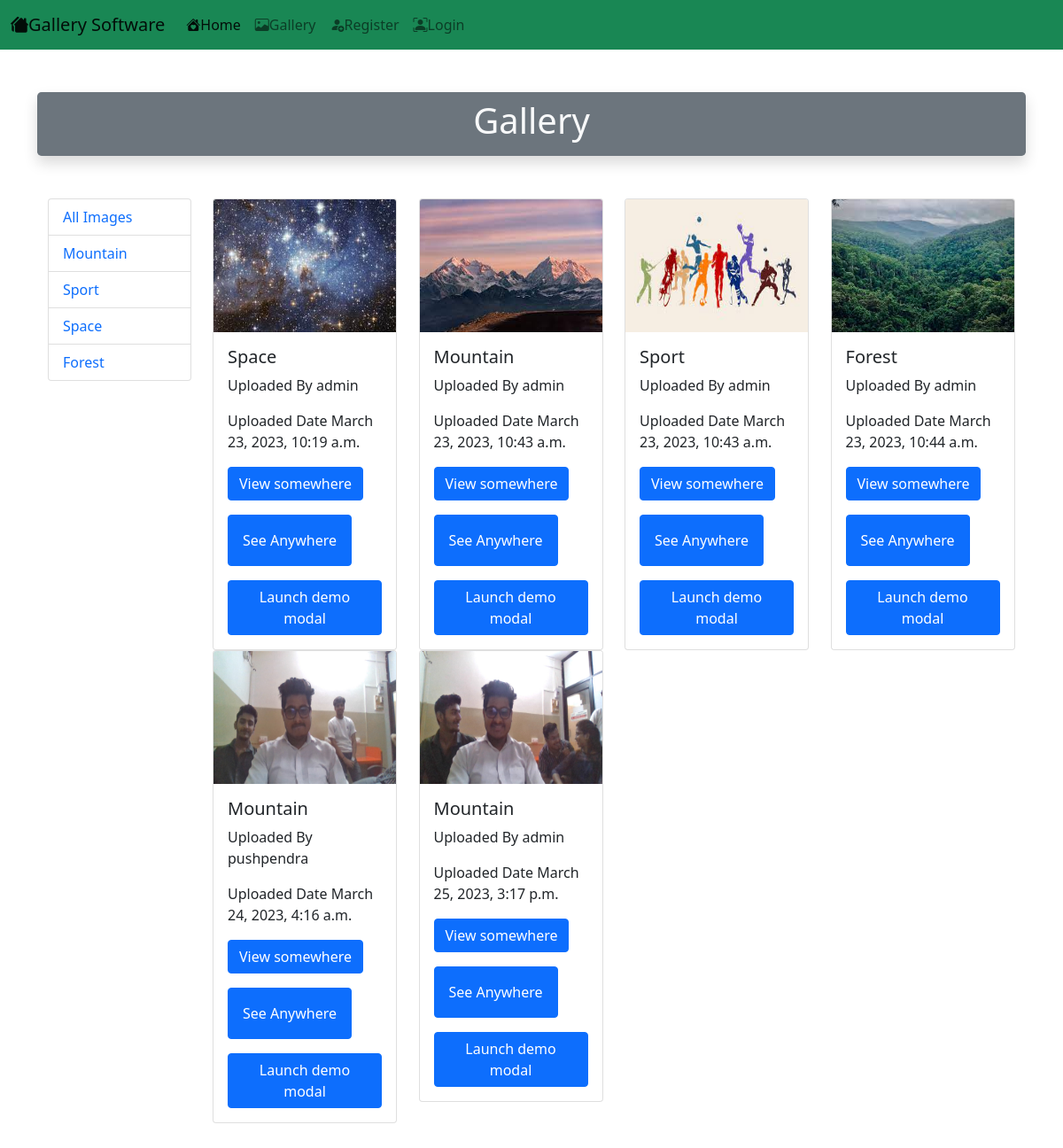
Page /gallery/ on the committed database.
### GalleryApp/models.py (models this page shows, shortened)
class CategoryModel(models.Model):
    title = models.CharField(max_length=100)

class ImageModel(models.Model):
    title = models.CharField(max_length=100)
    desc = models.TextField()
    uploaded_by =  models.CharField(max_length=100)
    uploaded_at = models.DateTimeField(auto_now_add=True)
    cat = models.ForeignKey(CategoryModel, on_delete=models.CASCADE)
    image = models.ImageField(upload_to='Uploaded_Image/')

### GalleryApp/views.py (the view, shortened to what this page needs)
# urls.py: path('gallery/',views.gallery_view.as_view(), name='gallery'),
class gallery_view(View):
    def get(self, request):
        category = CategoryModel.objects.all()
        Images = ImageModel.objects.all()
        context =  {'category':category,'Images':Images}
        return render(request, 'gallery.html', context)

### templates/gallery.html (shortened to what this page needs)
{% extends 'base.html' %}
{% load static %}
{% block body %}
<div class="container my-5 text-center bg-secondary text-light rounded-3 shadow p-2 mb-2">
    <h1 class="display-6">Gallery</h1>
</div>
<div class="container my-5">
    <div class="row">
        <div class="col-2">
            <ul class="list-group">
                <li class="list-group-item"><a href="{% url 'gallery' %}" class="text-decoration-none">All Images</a>
                    {% for i in category %}
                <li class="list-group-item"><a href="{% url 'cat' i.id %}" class="text-decoration-none">{{i.title}}</a>
                </li>
                {% endfor %}
                </li>
            </ul>
        </div>
        <div class="col-10">
            <div class="row">
                {% for i in Images %}
                <div class="col-3 ">
                    <div class="card" style="width: 13rem;">
                        <img src="{{i.image.url}}" id="myover" class="card-img-top" alt="No Image "
                            style="height: 150px;">
                        <div class="card-body">
                            <h5 class="card-title">{{i.title}}</h5>
                            <p class="card-text">Uploaded By {{i.uploaded_by}}</p>
                            <p class="card-text">Uploaded Date {{i.uploaded_at}}</p>
                            <button class="btn btn-primary" type="button" data-bs-toggle="offcanvas"
                                data-bs-target="#offcanvasRight" aria-controls="offcanvasRight">View somewhere
                            </button>
                            <a href="{% url 'viewinfo' i.id %}" class="btn btn-primary my-3 p-3" id="desc">See Anywhere
                            </a>
                            <button type="button" class="btn btn-primary" data-bs-toggle="modal"
                                data-bs-target="#exampleModal">
                                Launch demo modal
                            </button>
                        </div>
                    </div>
                </div>
                {% endfor %}
            </div>
        </div>
    </div>
</div>
{% endblock body %}

### templates/base.html (shortened to what this page needs)
<!DOCTYPE html>
{% load static %}
<html lang="en">
<head>
    <link href="https://cdn.jsdelivr.net/npm/bootstrap@5.0.2/dist/css/bootstrap.min.css" rel="stylesheet">
    <link rel="stylesheet" href="https://cdn.jsdelivr.net/npm/bootstrap-icons@1.10.3/font/bootstrap-icons.css">
    <link rel="stylesheet" href="https://cdn.jsdelivr.net/npm/bootstrap-icons@1.10.3/font/bootstrap-icons.css">
</head>
<body>
    <nav class="navbar navbar-expand-lg navbar-light bg-success">
        <div class="container-fluid">
          <a class="navbar-brand" href="#"><i class="bi bi-houses-fill"></i>Gallery Software </a>
          <div class="collapse navbar-collapse" id="navbarNav">
            <ul class="navbar-nav">
              <li class="nav-item">
                <a class="nav-link active" aria-current="page" href="{% url 'home' %}"><i class="bi bi-house-heart-fill"></i>Home</a>
              </li>
              <li class="nav-item">
                <a class="nav-link " aria-current="page" href="{% url 'gallery' %}"><i class="bi bi-image"></i>Gallery</a>
              </li>
              {% if request.user.is_authenticated %}
              <li class="nav-item">
                <a class="nav-link " aria-current="page" href="{% url 'addimage' %}"><i class="bi bi-folder-plus"></i>Add Images</a>
              </li>
              <li class="nav-item">
                <a class="nav-link " aria-current="page" href="{% url 'myupload'%}"><i class="bi bi-cloud-upload-fill"></i>My Uploads</a>
              </li>
              <li class="nav-item">
                <a class="nav-link " aria-current="page" href="{% url 'signout' %}"><i class="bi bi-box-arrow-right"></i>LogOut</a>
              </li>
              {% else %}
                <li class="nav-item">
                  <a class="nav-link " aria-current="page" href="{% url 'register' %}"><i class="bi bi-person-fill-add"></i>Register</a>
                </li>
                <li class="nav-item">
                  <a class="nav-link " aria-current="page" href="{% url 'home' %}"><i class="bi bi-person-bounding-box"></i>Login</a>
                </li>
              {% endif %}
            </ul>
          </div>
        </div>
      </nav>
    <div class="container mb-5 ">
        {% block body %}
        {% endblock body %}
    </div>
</body>
</html>

### rows in the picture
CategoryModel: title "Mountain"
CategoryModel: title "Sport"
CategoryModel: title "Space"
CategoryModel: title "Forest"
ImageModel: image (picture), title "Space", uploaded_by "admin", uploaded_at "March 23, 2023, 10:19 a.m."
ImageModel: image (picture), title "Mountain", uploaded_by "admin", uploaded_at "March 23, 2023, 10:43 a.m."
ImageModel: image (picture), title "Sport", uploaded_by "admin", uploaded_at "March 23, 2023, 10:43 a.m."
ImageModel: image (picture), title "Forest", uploaded_by "admin", uploaded_at "March 23, 2023, 10:44 a.m."
ImageModel: image (picture), title "Mountain", uploaded_by "pushpendra", uploaded_at "March 24, 2023, 4:16 a.m."
ImageModel: image (picture), title "Mountain", uploaded_by "admin", uploaded_at "March 25, 2023, 3:17 p.m."
